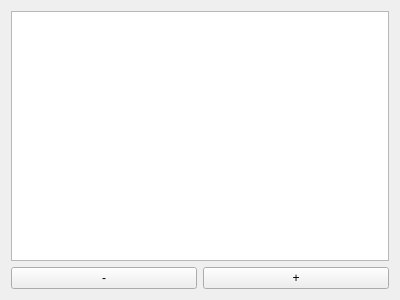
<?xml version="1.0" encoding="UTF-8"?>
<ui version="4.0">
 <class>ProjectItemsView</class>
 <widget class="QWidget" name="ProjectItemsView">
  <property name="geometry">
   <rect>
    <x>0</x>
    <y>0</y>
    <width>400</width>
    <height>300</height>
   </rect>
  </property>
  <property name="windowTitle">
   <string>Form</string>
  </property>
  <layout class="QGridLayout" name="gridLayout">
   <item row="0" column="0" colspan="2">
    <widget class="QTreeView" name="treeView"/>
   </item>
   <item row="1" column="0">
    <widget class="QPushButton" name="delPushButton">
     <property name="text">
      <string>-</string>
     </property>
    </widget>
   </item>
   <item row="1" column="1">
    <widget class="QPushButton" name="addPushButton">
     <property name="text">
      <string>+</string>
     </property>
    </widget>
   </item>
  </layout>
 </widget>
 <resources/>
 <connections/>
</ui>
